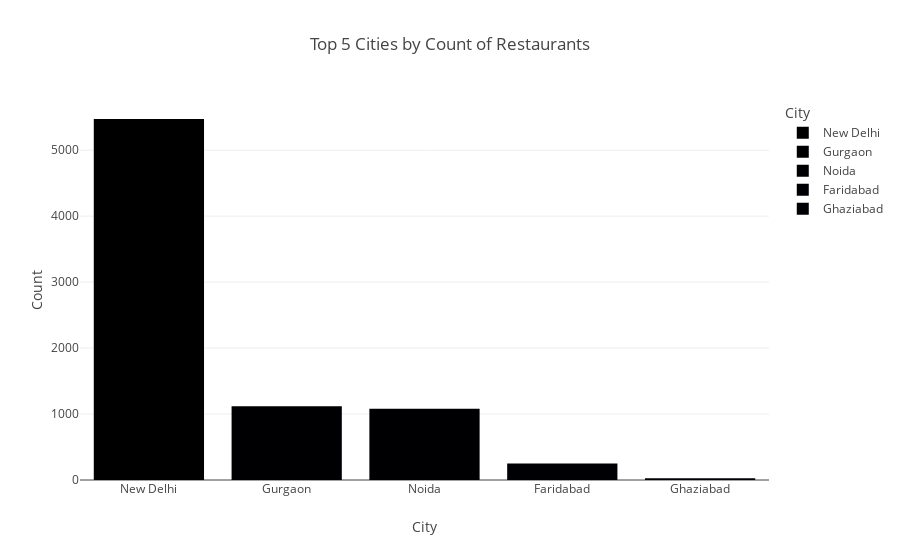

Notebook code for this chart:
### Code cell
#1 Top 5 Cities by Count of Restaurants

# Assuming your dataframe is named 'zomato_data'
# Replace 'zomato_data' with your actual dataframe name if different

# Bar chart for count of restaurants in each city
city_counts = zomato_data['City'].value_counts().reset_index()
city_counts.columns = ['City', 'Count']
city_counts = city_counts.sort_values(by='Count', ascending=False)

# Select top 10 cities 
top_10_cities = city_counts.head(5)

# Plot bar chart with different colors for each bars
fig1 = px.bar(top_10_cities, x='City', y='Count', title='Top 5 Cities by Count of Restaurants', color='City')
fig1.show()

### Figure 1 — Plotly figure (JSON) as saved in the notebook; plotly's stock layout.template omitted (floating-point values rounded to 4 significant figures)
{"data": [{"alignmentgroup": "True", "hovertemplate": "City=%{x}<br>Count=%{y}<extra></extra>", "legendgroup": "New Delhi", "marker": {"color": "#000001", "pattern": {"shape": ""}}, "name": "New Delhi", "offsetgroup": "New Delhi", "orientation": "v", "showlegend": true, "textposition": "auto", "type": "bar", "x": ["New Delhi"], "xaxis": "x", "y": [5473], "yaxis": "y"}, {"alignmentgroup": "True", "hovertemplate": "City=%{x}<br>Count=%{y}<extra></extra>", "legendgroup": "Gurgaon", "marker": {"color": "#000002", "pattern": {"shape": ""}}, "name": "Gurgaon", "offsetgroup": "Gurgaon", "orientation": "v", "showlegend": true, "textposition": "auto", "type": "bar", "x": ["Gurgaon"], "xaxis": "x", "y": [1118], "yaxis": "y"}, {"alignmentgroup": "True", "hovertemplate": "City=%{x}<br>Count=%{y}<extra></extra>", "legendgroup": "Noida", "marker": {"color": "#000003", "pattern": {"shape": ""}}, "name": "Noida", "offsetgroup": "Noida", "orientation": "v", "showlegend": true, "textposition": "auto", "type": "bar", "x": ["Noida"], "xaxis": "x", "y": [1080], "yaxis": "y"}, {"alignmentgroup": "True", "hovertemplate": "City=%{x}<br>Count=%{y}<extra></extra>", "legendgroup": "Faridabad", "marker": {"color": "#000004", "pattern": {"shape": ""}}, "name": "Faridabad", "offsetgroup": "Faridabad", "orientation": "v", "showlegend": true, "textposition": "auto", "type": "bar", "x": ["Faridabad"], "xaxis": "x", "y": [251], "yaxis": "y"}, {"alignmentgroup": "True", "hovertemplate": "City=%{x}<br>Count=%{y}<extra></extra>", "legendgroup": "Ghaziabad", "marker": {"color": "#000005", "pattern": {"shape": ""}}, "name": "Ghaziabad", "offsetgroup": "Ghaziabad", "orientation": "v", "showlegend": true, "textposition": "auto", "type": "bar", "x": ["Ghaziabad"], "xaxis": "x", "y": [25], "yaxis": "y"}], "layout": {"barmode": "relative", "legend": {"title": {"text": "City"}, "tracegroupgap": 0}, "title": {"text": "Top 5 Cities by Count of Restaurants"}, "xaxis": {"anchor": "y", "categoryarray": ["New Delhi", "Gurgaon", "Noida", "Faridabad", "Ghaziabad"], "categoryorder": "array", "domain": [0, 1], "title": {"text": "City"}}, "yaxis": {"anchor": "x", "domain": [0, 1], "title": {"text": "Count"}}}}
